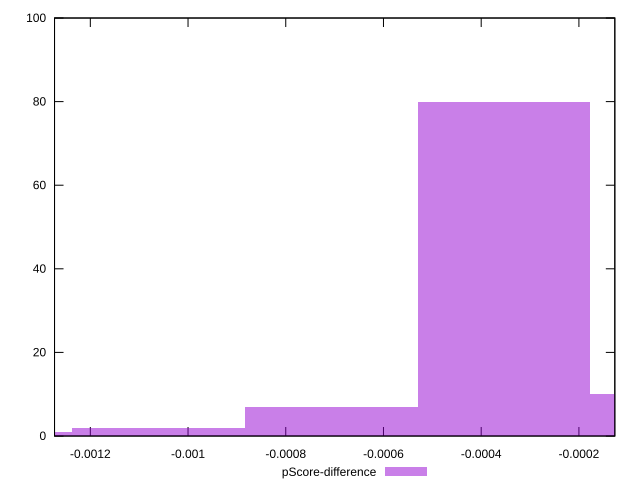

Source code (gnuplot):
reset

$pScoreDifference <<EOF
-0.0007066780541995164 7
-0.0003533390270997582 80
-0.0014133561083990327 1
-0.0010600170812992745 2
0 10
EOF

set key outside below
set boxwidth 0.0003533390270997582
set xrange [-0.0012732408433095976:-0.0001265024008497706]
set yrange [0:100]
set trange [0:100]
set style fill transparent solid 0.5 noborder
set terminal svg size 640, 490 enhanced background rgb 'white'
set output "report_00016_2021-02-10T13-31-48.338Z/mainthread-work-breakdown/samples/pages+cached+noadtech/pScore-difference/histogram.svg"

plot $pScoreDifference title "pScore-difference" with boxes

reset
